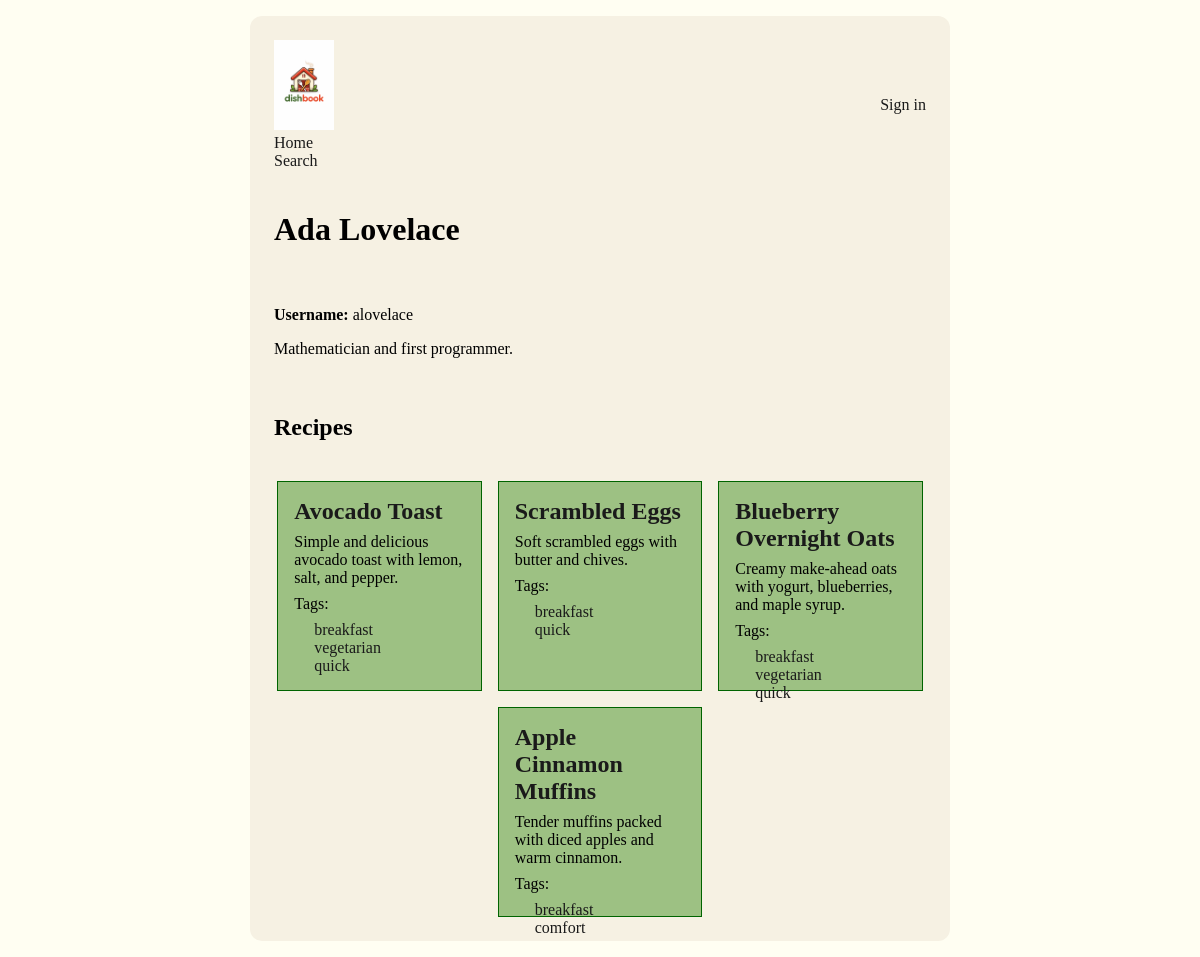
The app's page /profile/alovelace/ with its own data.
### dishbook/models.py (models this page shows, shortened)
class Profile(models.Model):
    user = models.OneToOneField(User, on_delete=models.CASCADE)
    bio = models.TextField(blank=True)
    photo = models.ImageField(upload_to="media/", null=True, blank=True)

class Recipe(models.Model):
    title = models.CharField(max_length=200)
    description = models.TextField()
    prep_time_minutes = models.IntegerField(default=0)
    cook_time_minutes = models.IntegerField(default=0)
    serves = models.IntegerField(default=1)
    author = models.ForeignKey(User, on_delete=models.CASCADE)
    photo = models.ImageField(upload_to="media/", null=True, blank=True)
    is_public = models.BooleanField(default=True)
    tags = models.ManyToManyField(Tag, blank=True)

class Tag(models.Model):
    name = models.CharField(max_length=40)

### dishbook/views.py (the view)
# urls.py: path("profile/<str:username>/", views.profile, name="profile"),
def profile(request, username):
    author = get_object_or_404(User, username=username)
    profile_data = get_object_or_404(Profile, user=author)
    recipes = Recipe.objects.filter(author=author, is_public=True).select_related("author")
    return render(
        request,
        "profile.html",
        {
            "author": author,
            "profile": profile_data,
            "recipes": recipes,
        },
    )

### dishbook/templates/profile.html (shortened to what this page needs)
<!doctype html>
<html lang="en">
<head>
    <link rel="stylesheet" href="/static/main.css">
</head>
<body>
    <div class="main-page-container">
        {% include "header-partial.html" %}
        <h1>{{ author.get_full_name|default:author.username }}</h1>
        <div class="profile-intro">
            <div>
                <p><strong>Username:</strong> {{ author.username }}</p>
                <p>{{ profile.bio }}</p>
            </div>
        </div>
        <h2>Recipes</h2>
        {% include "recipe-cards-partial.html" %}
    </div>
</body>
</html>

### dishbook/templates/header-partial.html
<div class="header">
    <div class="nav">
        <a href="/">
            <img class="home-icon" src="../../static/AI-slop_homepage.png" alt="Homepage Icon">
        </a>
        <a href="/">Home</a>
        <a href="/s">Search</a>
    </div>
    <div class="user-options">
        {% if user.is_authenticated %}
        {{ user.get_full_name|default:user.username }}
        <a href="/logout">Sign out</a>
        {% else %}
        <a href="/login">Sign in</a>
        {% endif %}
    </div>
</div>

### dishbook/templates/recipe-cards-partial.html (shortened to what this page needs)
<div class="recipe-cards">
    {% for recipe in recipes %}
    <div class="recipe-box">
        <h2><a href="/recipe/{{ recipe.id }}/">{{ recipe.title }}</a></h2>
        <p>{{ recipe.description|truncatewords:20 }}</p>
        <p>Tags: </p>
        <ul>
            {% for tag in recipe.tags.all %}
                <li><a href="/s?q=tag:{{ tag.name }}">{{ tag.name }}</a></li>
            {% endfor %}
        </ul>
    </div>
    {% empty %}
    <p>No recipes yet.</p>
    {% endfor %}
</div>

### static/main.css (style rules this page uses)
html { background-color: #FFFEF2; }
body { margin: 0; padding: 1rem; display: flex; justify-content: center; align-items: center; box-sizing: border-box; }
*, *::before, *::after { box-sizing: border-box; }
img { max-width: 100%; height: auto; }
.home-icon { width: 60px; height:auto; }
ul { list-style-type: none; }
a:link, a:visited, a:active { color: #1A1A1A; text-decoration: none; }
.header { display: flex; justify-content: space-between; align-items: center; flex-wrap: wrap; gap: 1rem; }
.nav { display: flex; flex-direction: column; }
.user-options { display: flex; gap: 1rem; }
.recipe-cards { display: flex; flex-direction: column; gap: 1rem; align-items: center; justify-content: center; width: 100%; }
.recipe-box { background-color: #9DC183; width: 100%; height: 210px; padding: 1rem; overflow-wrap: anywhere; border:1px solid darkgreen; }
.recipe-box h2, .recipe-box p, .recipe-box ul { margin-top: 0; margin-bottom: 0.5rem; }
.recipe-box ul { padding-left: 1.25rem; }
.main-page-container { background-color: #F6F1E3; display: flex; flex-direction: column; width: min(700px, 100%); padding: 1.5rem; border-radius: 12px; row-gap: 20px; max-width:700px; }
@media (min-width:600px) { .recipe-cards { display: flex; flex-direction: row; flex-wrap: wrap; gap: 1rem; justify-content: center; } }
@media (min-width:600px) { .recipe-box { width: calc(50% - 0.5*1rem); } }
@media (min-width:900px) { .recipe-box { width: calc(33% - 2rem / 3); } }

### records on screen
Profile: bio "Mathematician and first programmer."
Recipe: title "Avocado Toast", description "Simple and delicious avocado toast with lemon, salt, and pepper."
Tag: name "breakfast"
Tag: name "vegetarian"
Tag: name "quick"
Recipe: title "Scrambled Eggs", description "Soft scrambled eggs with butter and chives."
Recipe: title "Blueberry Overnight Oats", description "Creamy make-ahead oats with yogurt, blueberries, and maple syrup."
Recipe: title "Apple Cinnamon Muffins", description "Tender muffins packed with diced apples and warm cinnamon."
Tag: name "comfort"

### other values on screen
{{ author.get_full_name|default:author.username }} "Ada Lovelace"
{{ author.username }} "alovelace"
